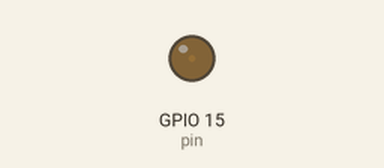
Recording of a sketch running on a simulated ESP32. Shown: output pins drawn as LEDs (lit = HIGH).

Above: at 0.05 s.
At 2.15 s:
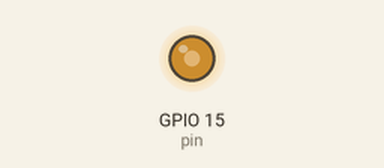
At 3.45 s:
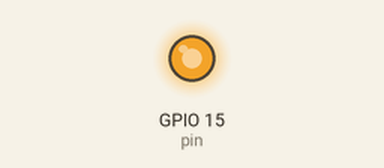
At 6.9 s:
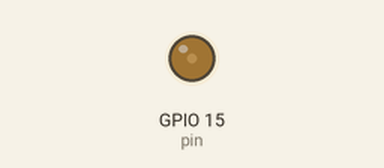
Timing chart, 0 to 10.0 s (numbered marks = the images above):
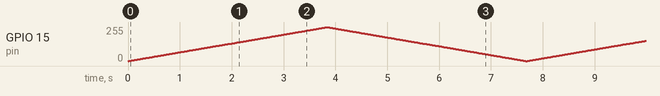

The sketch:

pwm.ino
```cpp
#define pin 15
#define Channel 0
#define resolution 8
#define freq 5000
void setup() {
  // put your setup code here, to run once:
  ledcSetup(Channel,freq,resolution);
  ledcAttachPin(pin,Channel);
}

void loop() {
  // put your main code here, to run repeatedly:
  for (int dutyCycle = 0;dutyCycle <= 255; dutyCycle++)
  {
    ledcWrite(Channel,dutyCycle);
    delay(15);
  }
  for (int dutyCycle = 255;dutyCycle >= 0; dutyCycle--)
  {
    ledcWrite(Channel,dutyCycle);
    delay(15);
  }
}
```
